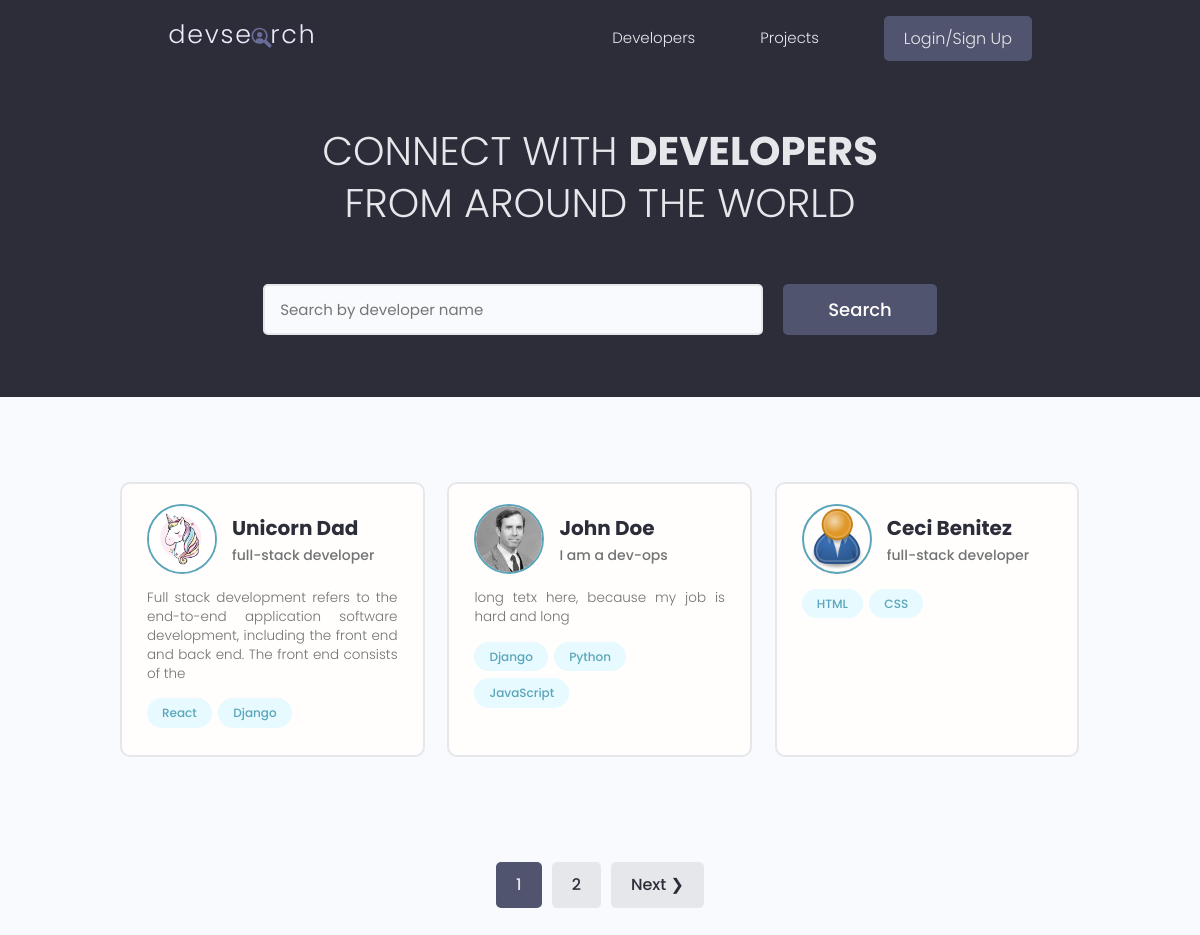
The app's page /, older data.
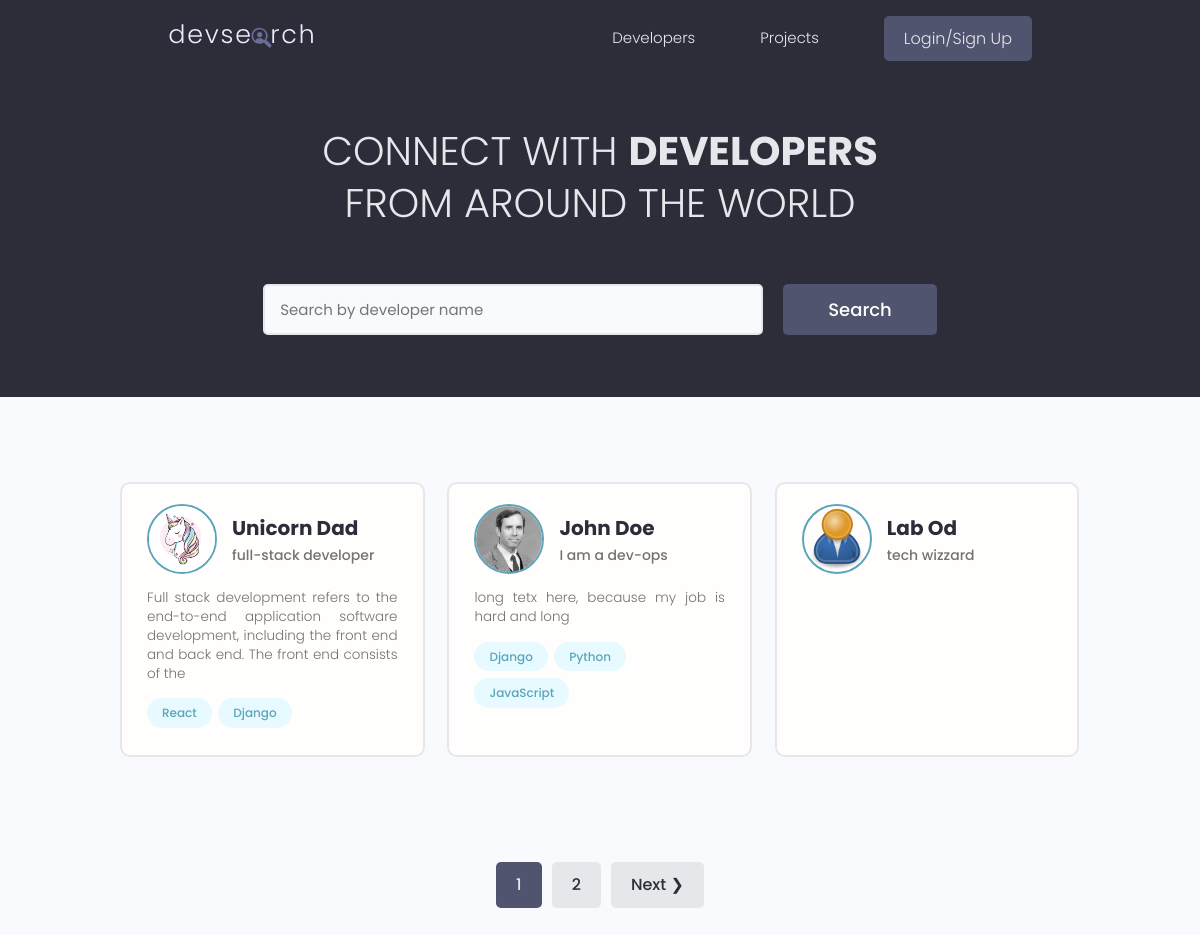
The same page, newer data.
### users/models.py (models this page shows, shortened)
class Profile(models.Model):
    user = models.OneToOneField(User, on_delete=models.CASCADE, null=True, blank=True)
    name = models.CharField(max_length=200, null=True, blank=True)
    email = models.EmailField(max_length=500, null=True, blank=True)
    username = models.CharField(max_length=200, null=True, blank=True)
    location = models.CharField(max_length=200, null=True, blank=True)
    short_intro = models.CharField(max_length=200, null=True, blank=True)
    bio = models.TextField(null=True, blank=True)
    profile_image = models.ImageField(null=True, blank=True, upload_to="profiles/", default="profiles/user-default.png")
    social_github = models.CharField(max_length=200, null=True, blank=True)
    social_twitter = models.CharField(max_length=200, null=True, blank=True)
    social_linkedin = models.CharField(max_length=200, null=True, blank=True)
    social_youtube = models.CharField(max_length=200, null=True, blank=True)
    social_website = models.CharField(max_length=200, null=True, blank=True)
    created = models.DateTimeField(auto_now_add=True)
    id = models.UUIDField(default=uuid.uuid4, unique=True, primary_key=True, editable=False)
    class Meta:
        ordering = ["created"]
    @property
    def imageURL(self):
        try:
            url = self.profile_image.url
        except:
            url = ""
        return url

class Skill(models.Model):
    owner = models.ForeignKey(Profile, on_delete=models.CASCADE, null=True, blank=True)
    name = models.CharField(max_length=200, null=True, blank=True)
    description = models.TextField(null=True, blank=True)
    created = models.DateTimeField(auto_now_add=True)
    id = models.UUIDField(default=uuid.uuid4, unique=True, primary_key=True, editable=False)
    def __str__(self):
        return str(self.name)

### users/views.py (the view)
# urls.py: path('', views.profiles, name="profiles"),
def profiles(request):
    profiles, search_query = search_profiles(request)
    custom_range, profiles = paginate_profiles(request, profiles, 3)
    context = {"profiles": profiles, "search_query": search_query, "custom_range": custom_range}
    return render(request, "users/profiles.html", context)

### users/utils.py (called while the page is built)
def paginate_profiles(request, profiles, results):
    page = request.GET.get("page")
    paginator = Paginator(profiles, results)
    try:
        profiles = paginator.page(page)
    except PageNotAnInteger:
        page = 1
        profiles = paginator.page(page)
    except EmptyPage:
        page = paginator.num_pages
        profiles = paginator.page(page)
    left_index = (int(page) - 4)
    if left_index < 1:
        left_index = 1
    right_index = (int(page) + 5)
    if right_index > paginator.num_pages:
        right_index = paginator.num_pages + 1
    custom_range = range(left_index, right_index)
    return custom_range, profiles

def search_profiles(request):
    search_query = ""
    if request.GET.get("search_query"):
        search_query = request.GET.get("search_query")
    skills = Skill.objects.filter(name__icontains=search_query)
    profiles = Profile.objects.distinct().filter(
        Q(name__icontains=search_query) |
        Q(short_intro__icontains=search_query) |
        Q(skill__in=skills)
    )
    return profiles, search_query

### users/templates/users/profiles.html (shortened to what this page needs)
{% extends 'main.html' %} {% block content %}
<main class="home">
  <section class="hero-section text-center">
    <div class="container container--narrow">
      <div class="hero-section__box">
        <h2>CONNECT WITH <span>DEVELOPERS</span></h2>
        <h2>FROM AROUND THE WORLD</h2>
      </div>
      <div class="hero-section__search">
        <form id="searchForm" class="form" action="{% url 'profiles' %}" method="get">
          <div class="form__field">
            <input
              class="input input--text"
              id="formInput#search"
              type="text"
              name="search_query"
              placeholder="Search by developer name"
              value="{{search_query}}"
            />
          </div>
          <input class="btn btn--sub btn--lg" type="submit" value="Search" />
        </form>
      </div>
    </div>
  </section>
  <section class="devlist">
    <div class="container">
      <div class="grid grid--three">
        {% for profile in profiles %}
        <div class="column card">
          <div class="dev">
            <a href="{% url 'user-profile' profile.id %}" class="card__body">
              <div class="dev__profile">
                <img
                  class="avatar avatar--md"
                  src="{{ profile.imageURL }}"
                  alt="image"
                />
                <div class="dev__meta">
                  <h3>{{ profile.name }}</h3>
                  <h5>{{ profile.short_intro|slice:"60" }}</h5>
                </div>
              </div>
              <p class="dev__info">{{ profile.bio|slice:"150"}}</p>
              <div class="dev__skills">
                {% for skill in profile.skill_set.all|slice:"5" %}
                <span class="tag tag--pill tag--main">
                  <small>{{ skill }}</small>
                </span>
                {% endfor %}
              </div>
            </a>
          </div>
        </div>
        {% endfor %}
      </div>
    </div>
  </section>
  {% include 'pagination.html' with queryset=profiles custom_range=custom_range %}
</main>
{% endblock content %}

Row changes from the older to the newer data that the page shows:
removed Profile: imageURL (placeholder picture), name "Ceci Benitez", short_intro "full-stack developer"
removed Skill: name "HTML", shown under "Ceci Benitez"
removed Skill: name "CSS", shown under "Ceci Benitez"
now on this page (row unchanged): Profile: imageURL (placeholder picture), name "Lab Od", short_intro "tech wizzard"
